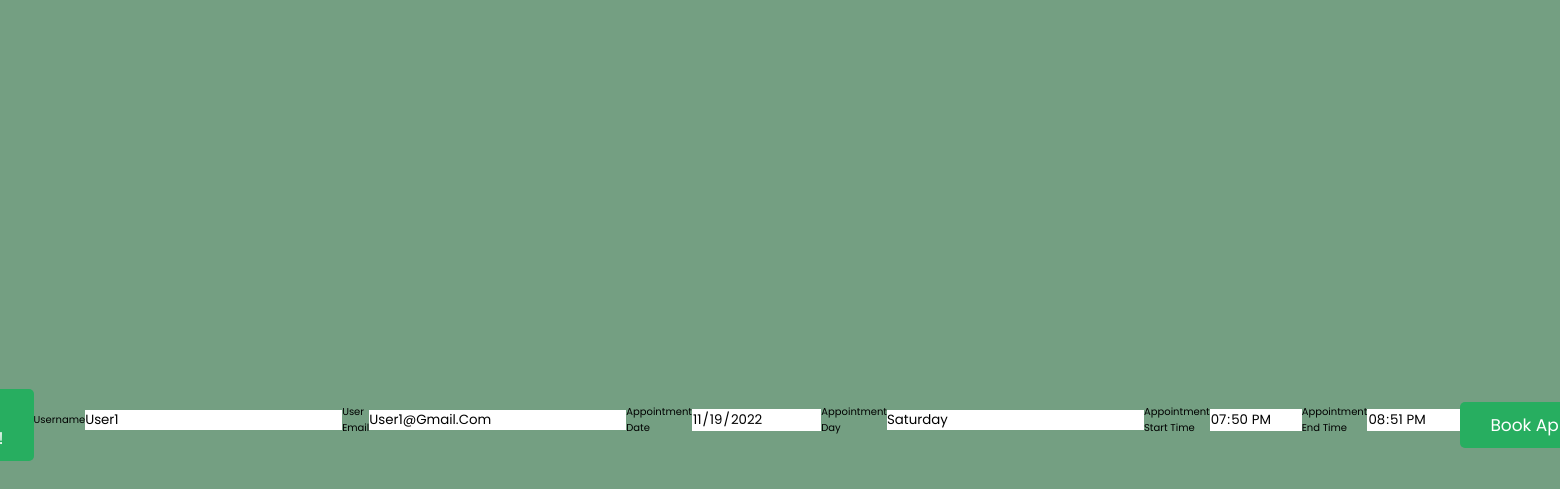
Page /adminUpdateAppointmentAdd.php?edit=22 on the committed database.
### tables this page shows
CREATE TABLE `tbl_member` (
  `id` int(11) NOT NULL,
  `username` varchar(255) NOT NULL,
  `password` varchar(200) NOT NULL,
  `cpassword` varchar(100) NOT NULL,
  `email` varchar(255) NOT NULL,
  `create_at` timestamp NOT NULL DEFAULT current_timestamp() ON UPDATE current_timestamp(),
  `validation_key` int(11) NOT NULL,
  `contact` varchar(100) NOT NULL,
  `address` varchar(100) NOT NULL,
  `state` varchar(100) NOT NULL,
  `city` varchar(100) NOT NULL,
  `image` varchar(100) NOT NULL,
  `otp` int(11) NOT NULL
);

CREATE TABLE `tbl_appointment` (
  `appointmentID` int(11) NOT NULL,
  `appointmentDate` date NOT NULL,
  `appointmentStartTime` time NOT NULL,
  `appointmentEndTime` time NOT NULL,
  `customerName` varchar(255) NOT NULL,
  `bookingID` int(11) NOT NULL,
  `customerEmail` varchar(255) NOT NULL,
  `appointmentCreatedAt` timestamp NOT NULL DEFAULT current_timestamp()
);

### adminUpdateAppointmentAdd.php (the view, shortened to what this page needs)
<?php
include('dbcon.php');
$id = $_GET['edit'];
?>
<!DOCTYPE html>
<html lang="en">
<head>
   <link rel="stylesheet" href="assets/css/productcss.css">
</head>
<body>
<div class="container">
<div class="admin-product-form-container centered">
      <?php
      $select = mysqli_query($con, "SELECT * FROM tbl_member, tbl_appointment WHERE bookingID= '$id'");
      while($row = mysqli_fetch_assoc($select)){
   ?>
      <label>Username</label><br>
      <input type="text" class="box" name="username" value="<?php echo $row['customerName']; ?>" readonly=readonly>
      <label>User Email</label><br>
      <input type="text" class="box" name="email" value="<?php echo $row['customerEmail']; ?>" readonly=readonly>
      <label>Appointment Date</label><br>
      <input type="date" class="box" name="booking_Date" value="<?php echo $row['appointmentDate']; ?>" readonly="readonly">
      <label>Appointment Day</label><br>
      <input type="text" class="box" name="bookingDay" value="<?php echo date('l', strtotime($row["appointmentDate"]));?>" readonly="readonly">
      <label>Appointment Start Time</label><br>
      <input type="time" class="box" name="booking_ST" value="<?php echo $row['appointmentStartTime']; ?>" readonly="readonly">
      <label>Appointment End Time</label><br>
      <input type="time" class="box" name="booking_ET" value="<?php echo $row['appointmentEndTime']; ?>" readonly="readonly">
      <input type="submit" value="Book Appointment" name="book_appointment" class="btn">
      <a href="userBooking.php" class="btn">go back!</a>
      <?php }; ?>
</div>
</div>
</body>
</html>

### assets/css/productcss.css (style rules this page uses)
:root { --green:#27ae60; --black:#333; --white:#fff; --bg-color:#eee; --box-shadow:0 .5rem 1rem rgba(0,0,0,.1); --border:.1rem solid var(--black); }
* { font-family: 'Poppins', sans-serif; margin:0; padding:0; box-sizing: border-box; outline: none; border:none; text-decoration: none; text-transform: capitalize; }
html { font-size: 62.5%; overflow-x: hidden; background-color: #749F82; scroll-behavior: smooth; }
a { text-decoration: none; }
.btn { display: block; width: 100%; cursor: pointer; border-radius: .5rem; margin-top: 1rem; font-size: 1.7rem; padding:1rem 3rem; background: var(--green); color:var(--white); text-align: center; }
.container { max-width: 1200px; padding:2rem; margin:0 auto; }
.admin-product-form-container.centered { display: flex; align-items: center; justify-content: center; min-height: 100vh; }

### rows in the picture
tbl_member: username "user1", email "user1@gmail.com", booking_Date "11/19/2022", bookingDay "Saturday", booking_ST "19:50:00", booking_ET "20:51:00"
